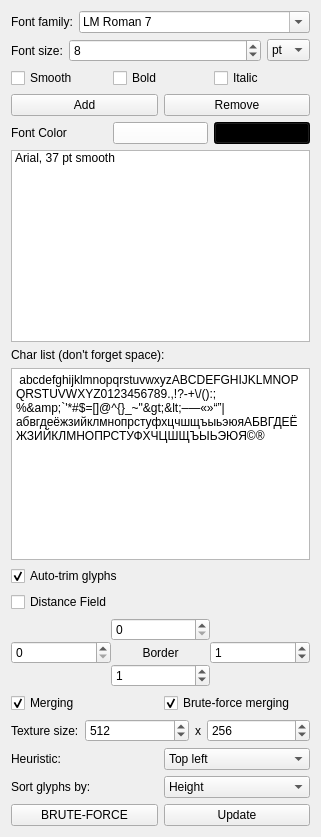
      <widget class="QWidget" name="tab">
       <attribute name="title">
        <string>Fonts setup</string>
       </attribute>
       <layout class="QVBoxLayout" name="verticalLayout_4">
        <item>
         <layout class="QHBoxLayout" name="horizontalLayout_11">
          <property name="rightMargin">
           <number>0</number>
          </property>
          <property name="bottomMargin">
           <number>0</number>
          </property>
          <item>
           <widget class="QLabel" name="label_2">
            <property name="text">
             <string>Font family:</string>
            </property>
           </widget>
          </item>
          <item>
           <widget class="QFontComboBox" name="fontComboBox">
            <property name="sizePolicy">
             <sizepolicy hsizetype="Expanding" vsizetype="Fixed">
              <horstretch>0</horstretch>
              <verstretch>0</verstretch>
             </sizepolicy>
            </property>
            <property name="currentIndex">
             <number>81</number>
            </property>
            <property name="sizeAdjustPolicy">
             <enum>QComboBox::AdjustToContents</enum>
            </property>
            <property name="frame">
             <bool>true</bool>
            </property>
            <property name="currentFont">
             <font/>
            </property>
           </widget>
          </item>
         </layout>
        </item>
        <item>
         <layout class="QHBoxLayout" name="horizontalLayout_2">
          <item>
           <widget class="QLabel" name="label">
            <property name="text">
             <string>Font size:</string>
            </property>
           </widget>
          </item>
          <item>
           <widget class="QSpinBox" name="spinFontSize">
            <property name="sizePolicy">
             <sizepolicy hsizetype="Expanding" vsizetype="Minimum">
              <horstretch>0</horstretch>
              <verstretch>0</verstretch>
             </sizepolicy>
            </property>
            <property name="minimum">
             <number>2</number>
            </property>
            <property name="maximum">
             <number>100</number>
            </property>
            <property name="value">
             <number>8</number>
            </property>
           </widget>
          </item>
          <item>
           <widget class="QComboBox" name="comboPtPx">
            <item>
             <property name="text">
              <string>pt</string>
             </property>
            </item>
            <item>
             <property name="text">
              <string>px</string>
             </property>
            </item>
           </widget>
          </item>
         </layout>
        </item>
        <item>
         <layout class="QHBoxLayout" name="horizontalLayout_5">
          <item>
           <widget class="QCheckBox" name="checkFontSmoothing">
            <property name="text">
             <string>Smooth</string>
            </property>
            <property name="checked">
             <bool>false</bool>
            </property>
           </widget>
          </item>
          <item>
           <widget class="QCheckBox" name="checkFontBold">
            <property name="text">
             <string>Bold</string>
            </property>
           </widget>
          </item>
          <item>
           <widget class="QCheckBox" name="checkFontItalic">
            <property name="text">
             <string>Italic</string>
            </property>
           </widget>
          </item>
         </layout>
        </item>
        <item>
         <layout class="QHBoxLayout" name="horizontalLayout_3">
          <item>
           <widget class="QPushButton" name="pushButton">
            <property name="text">
             <string>Add</string>
            </property>
           </widget>
          </item>
          <item>
           <widget class="QPushButton" name="pushButton_3">
            <property name="text">
             <string>Remove</string>
            </property>
           </widget>
          </item>
         </layout>
        </item>
        <item>
         <layout class="QHBoxLayout" name="fontColorLayout">
          <item>
           <widget class="QLabel" name="fontColorLabel">
            <property name="text">
             <string>Font Color</string>
            </property>
           </widget>
          </item>
          <item>
           <widget class="QPushButton" name="fontColor">
            <property name="palette">
             <palette>
              <active>
               <colorrole role="Button">
                <brush brushstyle="SolidPattern">
                 <color alpha="255">
                  <red>255</red>
                  <green>255</green>
                  <blue>255</blue>
                 </color>
                </brush>
               </colorrole>
              </active>
              <inactive>
               <colorrole role="Button">
                <brush brushstyle="SolidPattern">
                 <color alpha="255">
                  <red>255</red>
                  <green>255</green>
                  <blue>255</blue>
                 </color>
                </brush>
               </colorrole>
              </inactive>
              <disabled>
               <colorrole role="Button">
                <brush brushstyle="SolidPattern">
                 <color alpha="255">
                  <red>255</red>
                  <green>255</green>
                  <blue>255</blue>
                 </color>
                </brush>
               </colorrole>
              </disabled>
             </palette>
            </property>
            <property name="accessibleName">
             <string/>
            </property>
            <property name="styleSheet">
             <string notr="true"/>
            </property>
            <property name="text">
             <string/>
            </property>
            <property name="default">
             <bool>false</bool>
            </property>
            <property name="flat">
             <bool>false</bool>
            </property>
           </widget>
          </item>
          <item>
           <widget class="QPushButton" name="backgroundColor">
            <property name="palette">
             <palette>
              <active>
               <colorrole role="WindowText">
                <brush brushstyle="SolidPattern">
                 <color alpha="255">
                  <red>255</red>
                  <green>255</green>
                  <blue>255</blue>
                 </color>
                </brush>
               </colorrole>
               <colorrole role="Button">
                <brush brushstyle="SolidPattern">
                 <color alpha="255">
                  <red>0</red>
                  <green>0</green>
                  <blue>0</blue>
                 </color>
                </brush>
               </colorrole>
               <colorrole role="Light">
                <brush brushstyle="SolidPattern">
                 <color alpha="255">
                  <red>0</red>
                  <green>0</green>
                  <blue>0</blue>
                 </color>
                </brush>
               </colorrole>
               <colorrole role="Midlight">
                <brush brushstyle="SolidPattern">
                 <color alpha="255">
                  <red>0</red>
                  <green>0</green>
                  <blue>0</blue>
                 </color>
                </brush>
               </colorrole>
               <colorrole role="Dark">
                <brush brushstyle="SolidPattern">
                 <color alpha="255">
                  <red>0</red>
                  <green>0</green>
                  <blue>0</blue>
                 </color>
                </brush>
               </colorrole>
               <colorrole role="Mid">
                <brush brushstyle="SolidPattern">
                 <color alpha="255">
                  <red>0</red>
                  <green>0</green>
                  <blue>0</blue>
                 </color>
                </brush>
               </colorrole>
               <colorrole role="Text">
                <brush brushstyle="SolidPattern">
                 <color alpha="255">
                  <red>255</red>
                  <green>255</green>
                  <blue>255</blue>
                 </color>
                </brush>
               </colorrole>
               <colorrole role="BrightText">
                <brush brushstyle="SolidPattern">
                 <color alpha="255">
                  <red>255</red>
                  <green>255</green>
                  <blue>255</blue>
                 </color>
                </brush>
               </colorrole>
               <colorrole role="ButtonText">
                <brush brushstyle="SolidPattern">
                 <color alpha="255">
                  <red>255</red>
                  <green>255</green>
                  <blue>255</blue>
                 </color>
                </brush>
               </colorrole>
               <colorrole role="Base">
                <brush brushstyle="SolidPattern">
                 <color alpha="255">
                  <red>0</red>
                  <green>0</green>
                  <blue>0</blue>
                 </color>
                </brush>
               </colorrole>
               <colorrole role="Window">
                <brush brushstyle="SolidPattern">
                 <color alpha="255">
                  <red>0</red>
                  <green>0</green>
                  <blue>0</blue>
                 </color>
                </brush>
               </colorrole>
               <colorrole role="Shadow">
                <brush brushstyle="SolidPattern">
                 <color alpha="255">
                  <red>0</red>
                  <green>0</green>
                  <blue>0</blue>
                 </color>
                </brush>
               </colorrole>
               <colorrole role="AlternateBase">
                <brush brushstyle="SolidPattern">
                 <color alpha="255">
                  <red>0</red>
                  <green>0</green>
                  <blue>0</blue>
                 </color>
                </brush>
               </colorrole>
               <colorrole role="ToolTipBase">
                <brush brushstyle="SolidPattern">
                 <color alpha="255">
                  <red>255</red>
                  <green>255</green>
                  <blue>220</blue>
                 </color>
                </brush>
               </colorrole>
               <colorrole role="ToolTipText">
                <brush brushstyle="SolidPattern">
                 <color alpha="255">
                  <red>0</red>
                  <green>0</green>
                  <blue>0</blue>
                 </color>
                </brush>
               </colorrole>
              </active>
              <inactive>
               <colorrole role="WindowText">
                <brush brushstyle="SolidPattern">
                 <color alpha="255">
                  <red>255</red>
                  <green>255</green>
                  <blue>255</blue>
                 </color>
                </brush>
               </colorrole>
               <colorrole role="Button">
                <brush brushstyle="SolidPattern">
                 <color alpha="255">
                  <red>0</red>
                  <green>0</green>
                  <blue>0</blue>
                 </color>
                </brush>
               </colorrole>
               <colorrole role="Light">
                <brush brushstyle="SolidPattern">
                 <color alpha="255">
                  <red>0</red>
                  <green>0</green>
                  <blue>0</blue>
                 </color>
                </brush>
               </colorrole>
               <colorrole role="Midlight">
                <brush brushstyle="SolidPattern">
                 <color alpha="255">
                  <red>0</red>
                  <green>0</green>
                  <blue>0</blue>
                 </color>
                </brush>
               </colorrole>
               <colorrole role="Dark">
                <brush brushstyle="SolidPattern">
                 <color alpha="255">
                  <red>0</red>
                  <green>0</green>
                  <blue>0</blue>
                 </color>
                </brush>
               </colorrole>
               <colorrole role="Mid">
                <brush brushstyle="SolidPattern">
                 <color alpha="255">
                  <red>0</red>
                  <green>0</green>
                  <blue>0</blue>
                 </color>
                </brush>
               </colorrole>
               <colorrole role="Text">
                <brush brushstyle="SolidPattern">
                 <color alpha="255">
                  <red>255</red>
                  <green>255</green>
                  <blue>255</blue>
                 </color>
                </brush>
               </colorrole>
               <colorrole role="BrightText">
                <brush brushstyle="SolidPattern">
                 <color alpha="255">
                  <red>255</red>
                  <green>255</green>
                  <blue>255</blue>
                 </color>
                </brush>
               </colorrole>
               <colorrole role="ButtonText">
                <brush brushstyle="SolidPattern">
                 <color alpha="255">
                  <red>255</red>
                  <green>255</green>
                  <blue>255</blue>
                 </color>
                </brush>
               </colorrole>
               <colorrole role="Base">
                <brush brushstyle="SolidPattern">
                 <color alpha="255">
                  <red>0</red>
                  <green>0</green>
                  <blue>0</blue>
                 </color>
                </brush>
               </colorrole>
               <colorrole role="Window">
                <brush brushstyle="SolidPattern">
                 <color alpha="255">
                  <red>0</red>
                  <green>0</green>
                  <blue>0</blue>
                 </color>
                </brush>
               </colorrole>
               <colorrole role="Shadow">
                <brush brushstyle="SolidPattern">
                 <color alpha="255">
                  <red>0</red>
                  <green>0</green>
                  <blue>0</blue>
                 </color>
                </brush>
               </colorrole>
               <colorrole role="AlternateBase">
                <brush brushstyle="SolidPattern">
                 <color alpha="255">
                  <red>0</red>
                  <green>0</green>
                  <blue>0</blue>
                 </color>
                </brush>
               </colorrole>
               <colorrole role="ToolTipBase">
                <brush brushstyle="SolidPattern">
                 <color alpha="255">
                  <red>255</red>
                  <green>255</green>
                  <blue>220</blue>
                 </color>
                </brush>
               </colorrole>
               <colorrole role="ToolTipText">
                <brush brushstyle="SolidPattern">
                 <color alpha="255">
                  <red>0</red>
                  <green>0</green>
                  <blue>0</blue>
                 </color>
                </brush>
               </colorrole>
              </inactive>
              <disabled>
               <colorrole role="WindowText">
                <brush brushstyle="SolidPattern">
                 <color alpha="255">
                  <red>0</red>
                  <green>0</green>
                  <blue>0</blue>
                 </color>
                </brush>
               </colorrole>
               <colorrole role="Button">
                <brush brushstyle="SolidPattern">
                 <color alpha="255">
                  <red>0</red>
                  <green>0</green>
                  <blue>0</blue>
                 </color>
                </brush>
               </colorrole>
               <colorrole role="Light">
                <brush brushstyle="SolidPattern">
                 <color alpha="255">
                  <red>0</red>
                  <green>0</green>
                  <blue>0</blue>
                 </color>
                </brush>
               </colorrole>
               <colorrole role="Midlight">
                <brush brushstyle="SolidPattern">
                 <color alpha="255">
                  <red>0</red>
                  <green>0</green>
                  <blue>0</blue>
                 </color>
                </brush>
               </colorrole>
               <colorrole role="Dark">
                <brush brushstyle="SolidPattern">
                 <color alpha="255">
                  <red>0</red>
                  <green>0</green>
                  <blue>0</blue>
                 </color>
                </brush>
               </colorrole>
               <colorrole role="Mid">
                <brush brushstyle="SolidPattern">
                 <color alpha="255">
                  <red>0</red>
                  <green>0</green>
                  <blue>0</blue>
                 </color>
                </brush>
               </colorrole>
               <colorrole role="Text">
                <brush brushstyle="SolidPattern">
                 <color alpha="255">
                  <red>0</red>
                  <green>0</green>
                  <blue>0</blue>
                 </color>
                </brush>
               </colorrole>
               <colorrole role="BrightText">
                <brush brushstyle="SolidPattern">
                 <color alpha="255">
                  <red>255</red>
                  <green>255</green>
                  <blue>255</blue>
                 </color>
                </brush>
               </colorrole>
               <colorrole role="ButtonText">
                <brush brushstyle="SolidPattern">
                 <color alpha="255">
                  <red>0</red>
                  <green>0</green>
                  <blue>0</blue>
                 </color>
                </brush>
               </colorrole>
               <colorrole role="Base">
                <brush brushstyle="SolidPattern">
                 <color alpha="255">
                  <red>0</red>
                  <green>0</green>
                  <blue>0</blue>
                 </color>
                </brush>
               </colorrole>
               <colorrole role="Window">
                <brush brushstyle="SolidPattern">
                 <color alpha="255">
                  <red>0</red>
                  <green>0</green>
                  <blue>0</blue>
                 </color>
                </brush>
               </colorrole>
               <colorrole role="Shadow">
                <brush brushstyle="SolidPattern">
                 <color alpha="255">
                  <red>0</red>
                  <green>0</green>
                  <blue>0</blue>
                 </color>
                </brush>
               </colorrole>
               <colorrole role="AlternateBase">
                <brush brushstyle="SolidPattern">
                 <color alpha="255">
                  <red>0</red>
                  <green>0</green>
                  <blue>0</blue>
                 </color>
                </brush>
               </colorrole>
               <colorrole role="ToolTipBase">
                <brush brushstyle="SolidPattern">
                 <color alpha="255">
                  <red>255</red>
                  <green>255</green>
                  <blue>220</blue>
                 </color>
                </brush>
               </colorrole>
               <colorrole role="ToolTipText">
                <brush brushstyle="SolidPattern">
                 <color alpha="255">
                  <red>0</red>
                  <green>0</green>
                  <blue>0</blue>
                 </color>
                </brush>
               </colorrole>
              </disabled>
             </palette>
            </property>
            <property name="text">
             <string/>
            </property>
           </widget>
          </item>
         </layout>
        </item>
        <item>
         <widget class="QListWidget" name="listOfFonts">
          <item>
           <property name="text">
            <string notr="true">Arial, 37 pt smooth</string>
           </property>
           <property name="flags">
            <set>ItemIsSelectable|ItemIsEditable|ItemIsDragEnabled|ItemIsUserCheckable|ItemIsEnabled</set>
           </property>
          </item>
         </widget>
        </item>
        <item>
         <widget class="QLabel" name="label_4">
          <property name="text">
           <string>Char list (don't forget space):</string>
          </property>
         </widget>
        </item>
        <item>
         <widget class="QPlainTextEdit" name="plainTextEdit">
          <property name="sizePolicy">
           <sizepolicy hsizetype="MinimumExpanding" vsizetype="Minimum">
            <horstretch>0</horstretch>
            <verstretch>0</verstretch>
           </sizepolicy>
          </property>
          <property name="minimumSize">
           <size>
            <width>150</width>
            <height>50</height>
           </size>
          </property>
          <property name="maximumSize">
           <size>
            <width>99999</width>
            <height>99999</height>
           </size>
          </property>
          <property name="baseSize">
           <size>
            <width>150</width>
            <height>0</height>
           </size>
          </property>
          <property name="plainText">
           <string> abcdefghijklmnopqrstuvwxyzABCDEFGHIJKLMNOPQRSTUVWXYZ0123456789.,!?-+\/():;%&amp;`'*#$=[]@^{}_~&quot;&gt;&lt;–—«»“”|абвгдеёжзийклмнопрстуфхцчшщъыьэюяАБВГДЕЁЖЗИЙКЛМНОПРСТУФХЧЦШЩЪЫЬЭЮЯ©®</string>
          </property>
         </widget>
        </item>
        <item>
         <widget class="QCheckBox" name="trim">
          <property name="text">
           <string>Auto-trim glyphs</string>
          </property>
          <property name="checked">
           <bool>true</bool>
          </property>
         </widget>
        </item>
        <item>
         <widget class="QCheckBox" name="distanceField">
          <property name="text">
           <string>Distance Field</string>
          </property>
         </widget>
        </item>
        <item>
         <layout class="QGridLayout" name="gridLayout">
          <property name="bottomMargin">
           <number>0</number>
          </property>
          <property name="spacing">
           <number>0</number>
          </property>
          <item row="3" column="1">
           <widget class="QSpinBox" name="borderLeft"/>
          </item>
          <item row="3" column="2">
           <widget class="QLabel" name="label_13">
            <property name="text">
             <string>Border</string>
            </property>
            <property name="alignment">
             <set>Qt::AlignCenter</set>
            </property>
           </widget>
          </item>
          <item row="2" column="2">
           <widget class="QSpinBox" name="borderTop">
            <property name="enabled">
             <bool>true</bool>
            </property>
            <property name="readOnly">
             <bool>false</bool>
            </property>
            <property name="accelerated">
             <bool>false</bool>
            </property>
           </widget>
          </item>
          <item row="4" column="2">
           <widget class="QSpinBox" name="borderBottom">
            <property name="value">
             <number>1</number>
            </property>
           </widget>
          </item>
          <item row="3" column="3">
           <widget class="QSpinBox" name="borderRight">
            <property name="value">
             <number>1</number>
            </property>
           </widget>
          </item>
         </layout>
        </item>
        <item>
         <layout class="QHBoxLayout" name="horizontalLayout_15">
          <property name="bottomMargin">
           <number>0</number>
          </property>
          <item>
           <widget class="QCheckBox" name="merge">
            <property name="text">
             <string>Merging</string>
            </property>
            <property name="checked">
             <bool>true</bool>
            </property>
           </widget>
          </item>
          <item>
           <widget class="QCheckBox" name="mergeBF">
            <property name="text">
             <string>Brute-force merging</string>
            </property>
            <property name="checked">
             <bool>true</bool>
            </property>
           </widget>
          </item>
         </layout>
        </item>
        <item>
         <layout class="QHBoxLayout" name="horizontalLayout">
          <item>
           <widget class="QLabel" name="label_3">
            <property name="text">
             <string>Texture size:</string>
            </property>
           </widget>
          </item>
          <item>
           <widget class="QSpinBox" name="textureW">
            <property name="sizePolicy">
             <sizepolicy hsizetype="Expanding" vsizetype="Fixed">
              <horstretch>0</horstretch>
              <verstretch>0</verstretch>
             </sizepolicy>
            </property>
            <property name="minimum">
             <number>32</number>
            </property>
            <property name="maximum">
             <number>4096</number>
            </property>
            <property name="singleStep">
             <number>2</number>
            </property>
            <property name="value">
             <number>512</number>
            </property>
           </widget>
          </item>
          <item>
           <widget class="QLabel" name="label_5">
            <property name="sizePolicy">
             <sizepolicy hsizetype="Minimum" vsizetype="Preferred">
              <horstretch>0</horstretch>
              <verstretch>0</verstretch>
             </sizepolicy>
            </property>
            <property name="text">
             <string>x</string>
            </property>
           </widget>
          </item>
          <item>
           <widget class="QSpinBox" name="textureH">
            <property name="sizePolicy">
             <sizepolicy hsizetype="Expanding" vsizetype="Fixed">
              <horstretch>0</horstretch>
              <verstretch>0</verstretch>
             </sizepolicy>
            </property>
            <property name="minimum">
             <number>32</number>
            </property>
            <property name="maximum">
             <number>4096</number>
            </property>
            <property name="singleStep">
             <number>2</number>
            </property>
            <property name="value">
             <number>256</number>
            </property>
           </widget>
          </item>
         </layout>
        </item>
        <item>
         <layout class="QHBoxLayout" name="horizontalLayout_6" stretch="0,0">
          <property name="sizeConstraint">
           <enum>QLayout::SetDefaultConstraint</enum>
          </property>
          <property name="topMargin">
           <number>0</number>
          </property>
          <item>
           <widget class="QLabel" name="label_8">
            <property name="text">
             <string>Heuristic:</string>
            </property>
           </widget>
          </item>
          <item>
           <widget class="QComboBox" name="comboHeuristic">
            <property name="currentIndex">
             <number>1</number>
            </property>
            <item>
             <property name="text">
              <string>None</string>
             </property>
            </item>
            <item>
             <property name="text">
              <string>Top left</string>
             </property>
            </item>
            <item>
             <property name="text">
              <string>Best area</string>
             </property>
            </item>
            <item>
             <property name="text">
              <string>Best short side</string>
             </property>
            </item>
            <item>
             <property name="text">
              <string>Best long side</string>
             </property>
            </item>
            <item>
             <property name="text">
              <string>Min width</string>
             </property>
            </item>
            <item>
             <property name="text">
              <string>Min height</string>
             </property>
            </item>
           </widget>
          </item>
         </layout>
        </item>
        <item>
         <layout class="QHBoxLayout" name="horizontalLayout_9">
          <item>
           <widget class="QLabel" name="label_7">
            <property name="text">
             <string>Sort glyphs by:</string>
            </property>
           </widget>
          </item>
          <item>
           <widget class="QComboBox" name="sortOrder">
            <property name="currentIndex">
             <number>2</number>
            </property>
            <item>
             <property name="text">
              <string>Don't sort</string>
             </property>
            </item>
            <item>
             <property name="text">
              <string>Width</string>
             </property>
            </item>
            <item>
             <property name="text">
              <string>Height</string>
             </property>
            </item>
            <item>
             <property name="text">
              <string>Area</string>
             </property>
            </item>
           </widget>
          </item>
         </layout>
        </item>
        <item>
         <layout class="QHBoxLayout" name="horizontalLayout_10">
          <property name="topMargin">
           <number>0</number>
          </property>
          <item>
           <widget class="QPushButton" name="bruteForce">
            <property name="text">
             <string>BRUTE-FORCE</string>
            </property>
           </widget>
          </item>
          <item>
           <widget class="QPushButton" name="updateButton">
            <property name="text">
             <string>Update</string>
            </property>
           </widget>
          </item>
         </layout>
        </item>
       </layout>
      </widget>
